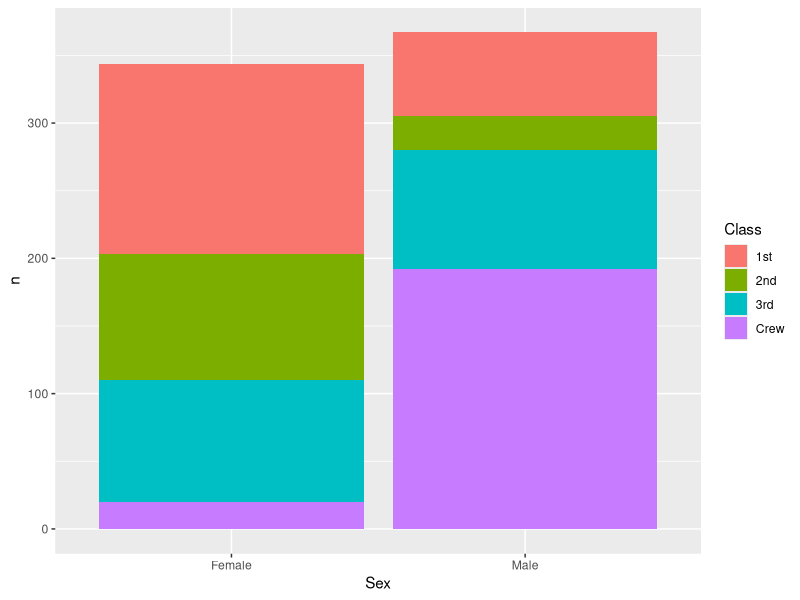
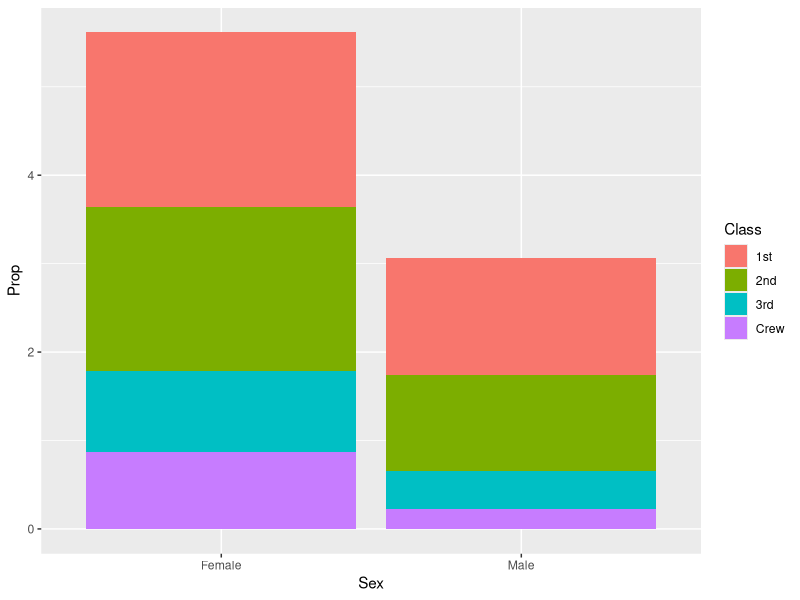
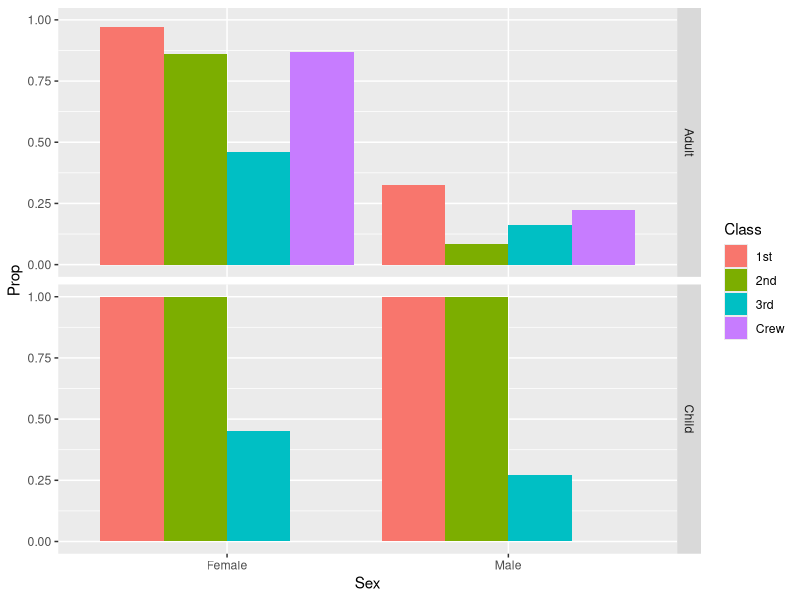

Recreate these plots in R, in order.
## ---- chunk 1
library(tidyverse)

df_titanic <- as_tibble(Titanic)
## ---- chunk 2
## TASK: Perform a `glimpse` of df_titanic
df_titanic %>%
  glimpse()
## ---- chunk 3
## NOTE: No need to edit! We'll cover how to
## do this calculation in a later exercise.
df_titanic %>% summarize(total = sum(n))
## ---- chunk 4
## TASK: Visualize counts against `Class` and `Sex`
df_titanic %>%
  filter(Survived == "Yes") %>%
  ggplot(
    aes(
      x = Sex, 
      y = n,
      fill = Class
    )
  ) +
  geom_col()

## ---- chunk 5
## NOTE: No need to edit! We'll cover how to
## do this calculation in a later exercise.
df_prop <-
  df_titanic %>%
  group_by(Class, Sex, Age) %>%
  mutate(
    Total = sum(n),
    Prop = n / Total
  ) %>%
  ungroup()
df_prop
## ---- chunk 6

df_prop %>%
  filter(Survived == "Yes") %>%
  ggplot(
    aes(
      x = Sex, 
      y = Prop,
      fill = Class)
  ) +
  geom_col()
## ---- chunk 7

df_prop %>%
  filter(Survived == "Yes") %>%
  ggplot(
    aes(
      x = Sex, 
      y = Prop,
      fill = Class
    )
  ) +
  geom_col(position = "dodge") +
  facet_grid(Age ~ .)
